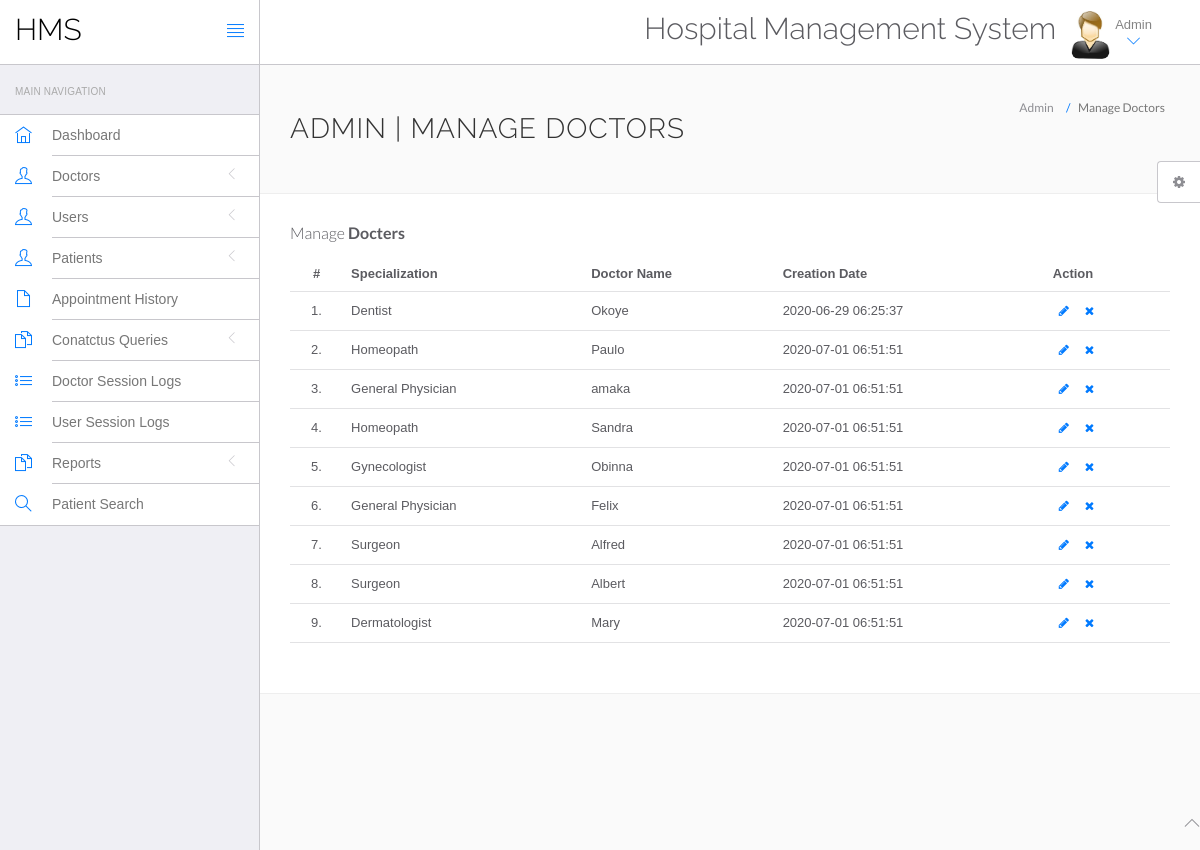
The app's page /hospital/hms/admin/manage-doctors.php (signed in) with its own data.
### tables this page shows
CREATE TABLE `doctors` (
  `id` int(11) NOT NULL,
  `specilization` varchar(255) DEFAULT NULL,
  `doctorName` varchar(255) DEFAULT NULL,
  `address` longtext,
  `docFees` varchar(255) DEFAULT NULL,
  `contactno` bigint(11) DEFAULT NULL,
  `docEmail` varchar(255) DEFAULT NULL,
  `password` varchar(255) DEFAULT NULL,
  `creationDate` timestamp NULL DEFAULT CURRENT_TIMESTAMP,
  `updationDate` timestamp NULL DEFAULT NULL ON UPDATE CURRENT_TIMESTAMP
);

### hospital/hms/admin/manage-doctors.php (the view, shortened to what this page needs)
<?php
include('include/config.php');
?>
<!DOCTYPE html>
<html lang="en">
	<head>
		<link rel="stylesheet" href="vendor/bootstrap/css/bootstrap.min.css">
		<link rel="stylesheet" href="vendor/fontawesome/css/font-awesome.min.css">
		<link rel="stylesheet" href="vendor/themify-icons/themify-icons.min.css">
		<link href="vendor/animate.css/animate.min.css" rel="stylesheet" media="screen">
		<link href="vendor/perfect-scrollbar/perfect-scrollbar.min.css" rel="stylesheet" media="screen">
		<link href="vendor/switchery/switchery.min.css" rel="stylesheet" media="screen">
		<link href="vendor/bootstrap-touchspin/jquery.bootstrap-touchspin.min.css" rel="stylesheet" media="screen">
		<link href="vendor/select2/select2.min.css" rel="stylesheet" media="screen">
		<link href="vendor/bootstrap-datepicker/bootstrap-datepicker3.standalone.min.css" rel="stylesheet" media="screen">
		<link href="vendor/bootstrap-timepicker/bootstrap-timepicker.min.css" rel="stylesheet" media="screen">
		<link rel="stylesheet" href="assets/css/styles.css">
		<link rel="stylesheet" href="assets/css/plugins.css">
		<link rel="stylesheet" href="assets/css/themes/theme-1.css" id="skin_color" />
	</head>
	<body>
		<div id="app">
<?php include('include/sidebar.php');?>
			<div class="app-content">
						<?php include('include/header.php');?>
				<div class="main-content" >
					<div class="wrap-content container" id="container">
						<section id="page-title">
							<div class="row">
								<div class="col-sm-8">
									<h1 class="mainTitle">Admin | Manage Doctors</h1>
																	</div>
								<ol class="breadcrumb">
									<li>
										<span>Admin</span>
									</li>
									<li class="active">
										<span>Manage Doctors</span>
									</li>
								</ol>
							</div>
						</section>
						<div class="container-fluid container-fullw bg-white">
									<div class="row">
								<div class="col-md-12">
									<h5 class="over-title margin-bottom-15">Manage <span class="text-bold">Docters</span></h5>
									<table class="table table-hover" id="sample-table-1">
										<thead>
											<tr>
												<th class="center">#</th>
												<th>Specialization</th>
												<th class="hidden-xs">Doctor Name</th>
												<th>Creation Date </th>
												<th>Action</th>
											</tr>
										</thead>
										<tbody>
<?php
$sql=mysqli_query($con,"select * from doctors");
$cnt=1;
while($row=mysqli_fetch_array($sql))
{
?>
											<tr>
												<td class="center"><?php echo $cnt;?>.</td>
												<td class="hidden-xs"><?php echo $row['specilization'];?></td>
												<td><?php echo $row['doctorName'];?></td>
												<td><?php echo $row['creationDate'];?>
												</td>
												<td >
												<div class="visible-md visible-lg hidden-sm hidden-xs">
							<a href="edit-doctor.php?id=<?php echo $row['id'];?>" class="btn btn-transparent btn-xs" tooltip-placement="top" tooltip="Edit"><i class="fa fa-pencil"></i></a>
	<a href="manage-doctors.php?id=<?php echo $row['id']?>&del=delete" onClick="return confirm('Are you sure you want to delete?')"class="btn btn-transparent btn-xs tooltips" tooltip-placement="top" tooltip="Remove"><i class="fa fa-times fa fa-white"></i></a>
												</div>
												</td>
											</tr>
											<?php
$cnt=$cnt+1;
											 }?>
										</tbody>
									</table>
								</div>
							</div>
								</div>
							</div>
						</div>
					</div>
				</div>
	<?php include('include/footer.php');?>
	<?php include('include/setting.php');?>
	</body>
</html>

### hospital/hms/admin/include/sidebar.php (shortened to what this page needs)
<div class="sidebar app-aside" id="sidebar">
				<div class="sidebar-container perfect-scrollbar">
<nav>
						<div class="navbar-title">
							<span>Main Navigation</span>
						</div>
						<ul class="main-navigation-menu">
							<li>
								<a href="dashboard.php">
									<div class="item-content">
										<div class="item-media">
											<i class="ti-home"></i>
										</div>
										<div class="item-inner">
											<span class="title"> Dashboard </span>
										</div>
									</div>
								</a>
							</li>
							<li>
								<a href="javascript:void(0)">
									<div class="item-content">
										<div class="item-media">
											<i class="ti-user"></i>
										</div>
										<div class="item-inner">
											<span class="title"> Doctors </span><i class="icon-arrow"></i>
										</div>
									</div>
								</a>
								</li>
				<li>
								<a href="javascript:void(0)">
									<div class="item-content">
										<div class="item-media">
											<i class="ti-user"></i>
										</div>
										<div class="item-inner">
											<span class="title"> Users </span><i class="icon-arrow"></i>
										</div>
									</div>
								</a>
								</li>
								<li>
								<a href="javascript:void(0)">
									<div class="item-content">
										<div class="item-media">
											<i class="ti-user"></i>
										</div>
										<div class="item-inner">
											<span class="title"> Patients </span><i class="icon-arrow"></i>
										</div>
									</div>
								</a>
								</li>
<li>
								<a href="appointment-history.php">
									<div class="item-content">
										<div class="item-media">
											<i class="ti-file"></i>
										</div>
										<div class="item-inner">
											<span class="title"> Appointment History </span>
										</div>
									</div>
								</a>
							</li>
				<li>
								<a href="javascript:void(0)">
									<div class="item-content">
										<div class="item-media">
											<i class="ti-files"></i>
										</div>
										<div class="item-inner">
											<span class="title"> Conatctus Queries </span><i class="icon-arrow"></i>
										</div>
									</div>
								</a>
								</li>
	<li>
								<a href="doctor-logs.php">
									<div class="item-content">
										<div class="item-media">
											<i class="ti-list"></i>
										</div>
										<div class="item-inner">
											<span class="title"> Doctor Session Logs </span>
										</div>
									</div>
								</a>
							</li>
							<li>
								<a href="user-logs.php">
									<div class="item-content">
										<div class="item-media">
											<i class="ti-list"></i>
										</div>
										<div class="item-inner">
											<span class="title"> User Session Logs </span>
										</div>
									</div>
								</a>
							</li>
				<li>
								<a href="javascript:void(0)">
									<div class="item-content">
										<div class="item-media">
											<i class="ti-files"></i>
										</div>
										<div class="item-inner">
											<span class="title"> Reports </span><i class="icon-arrow"></i>
										</div>
									</div>
								</a>
								<li>
								<a href="patient-search.php">
									<div class="item-content">
										<div class="item-media">
											<i class="ti-search"></i>
										</div>
										<div class="item-inner">
											<span class="title"> Patient Search </span>
										</div>
									</div>
								</a>
							</li>
								</li>
						</ul>
					</nav>
					</div>
			</div>

### hospital/hms/admin/include/header.php (shortened to what this page needs)
<header class="navbar navbar-default navbar-static-top">
					<div class="navbar-header">
						<a class="navbar-brand" href="#">
							<h2 style="padding-top:20%; color:#000 ">HMS</h2>
						</a>
						<a href="#" class="sidebar-toggler pull-right visible-md visible-lg" data-toggle-class="app-sidebar-closed" data-toggle-target="#app">
							<i class="ti-align-justify"></i>
						</a>
					</div>
					<div class="navbar-collapse collapse">
						<ul class="nav navbar-right">
								<li  style="padding-top:2% ">
								<h2>Hospital Management System</h2>
							</li>
							<li class="dropdown current-user">
								<a href class="dropdown-toggle" data-toggle="dropdown">
									<img src="assets/images/images.jpg" > <span class="username">
			Admin
									<i class="ti-angle-down"></i></i></span>
								</a>
							</li>
						</ul>
					</div>
				</header>

### hospital/hms/admin/include/footer.php
<footer>
				<div class="footer-inner">
					<div class="pull-left">
						&copy; <span class="current-year"></span><span class="text-bold text-uppercase"> Acarson Dave</span>. <span>All rights reserved</span>
					</div>
					<div class="pull-right">
						<span class="go-top"><i class="ti-angle-up"></i></span>
					</div>
				</div>
			</footer>

### hospital/hms/admin/include/setting.php (shortened to what this page needs)
<div class="settings panel panel-default hidden-xs hidden-sm" id="settings">
				<button ct-toggle="toggle" data-toggle-class="active" data-toggle-target="#settings" class="btn btn-default">
					<i class="fa fa-spin fa-gear"></i>
				</button>
			</div>

### hospital/hms/admin/assets/css/plugins.css (style rules this page uses)
.perfect-scrollbar { overflow-y: hidden !important; }

### hospital/hms/admin/assets/css/themes/theme-1.css (style rules this page uses)
body { background: #FAFAFA; }
header .navbar-header { background: #ffffff !important; border-right-color: #c8c7cc !important; border-bottom-color: #c8c7cc !important; }
header .navbar-header .sidebar-toggler, header .navbar-header .sidebar-mobile-toggler { color: #007aff !important; }
header .navbar-header .navbar-brand { color: #777 !important; }
header .navbar-collapse { background: #ffffff !important; border-bottom-color: #c8c7cc !important; box-shadow: none !important; }
header .navbar-collapse .navbar-right > li > a { color: #777; }
header .navbar-collapse .navbar-right > li > a i { color: #007aff !important; }
#sidebar { background: #EFEFF4 !important; }
#sidebar:before { border-right-width: "1px" !important; border-right-style: solid; border-right-color: #c8c7cc !important; }
#sidebar nav { border-right-width: "1px" !important; border-right-style: solid; border-right-color: #c8c7cc !important; }
#sidebar nav .navbar-title { color: #aaaaaa; }
#sidebar nav > ul { background: #ffffff !important; border-bottom-color: #c8c7cc !important; border-top-color: #c8c7cc !important; }
#sidebar nav > ul > li > a .item-media > i { color: #007aff !important; }
#sidebar nav > ul > li > a .item-inner { color: #777 !important; border-bottom-color: #c8c7cc; }

### records on screen
doctors: specilization "Dentist", doctorName "Okoye", creationDate "2020-06-29 06:25:37"
doctors: specilization "Homeopath", doctorName "Paulo", creationDate "2020-07-01 06:51:51"
doctors: specilization "General Physician", doctorName "amaka", creationDate "2020-07-01 06:51:51"
doctors: specilization "Homeopath", doctorName "Sandra", creationDate "2020-07-01 06:51:51"
doctors: specilization "Gynecologist", doctorName "Obinna", creationDate "2020-07-01 06:51:51"
doctors: specilization "General Physician", doctorName "Felix", creationDate "2020-07-01 06:51:51"
doctors: specilization "Surgeon", doctorName "Alfred", creationDate "2020-07-01 06:51:51"
doctors: specilization "Surgeon", doctorName "Albert", creationDate "2020-07-01 06:51:51"
doctors: specilization "Dermatologist", doctorName "Mary", creationDate "2020-07-01 06:51:51"
